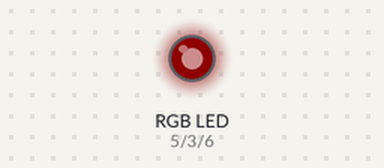
Simulated run of this sketch. Board: Arduino Uno, built with avr-gcc and run on an emulated ATmega328P. Parts: an RGB LED mixed from three pins (HIGH = lit). Dim RGB values are drawn brighter than linear.

Above: at 0.15 s.
At 4.35 s:
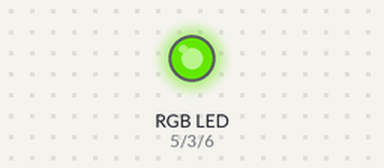
At 7.87 s:
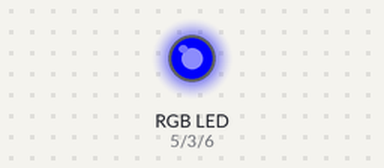
At 13.9 s:
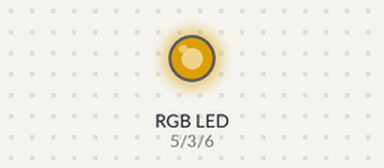
At 19.91 s:
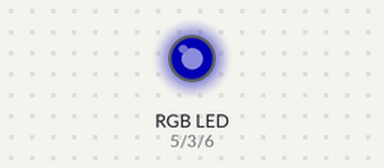
At 39.82 s:
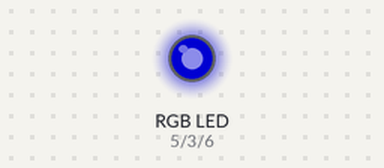
Timing chart, 0 to 40.0 s (numbered marks = the images above):
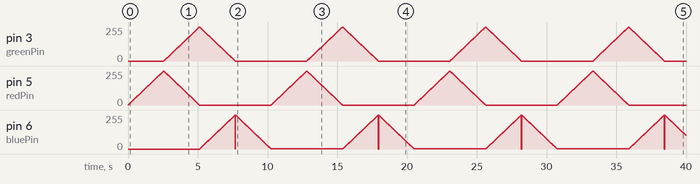

The sketch:

Code.ino
```cpp
int redPin = 5, greenPin = 3, bluePin = 6;

void setup() {
  pinMode(redPin, OUTPUT);
  pinMode(greenPin, OUTPUT);
  pinMode(bluePin, OUTPUT);
}

void loop() {
  int i;

  for (i = 0; i <= 255; i++) {
    analogWrite(redPin, i);
    delay(10);
  }

  for (i = 0; i <= 255; i++) {
    analogWrite(redPin, 255-i);
    analogWrite(greenPin, i);
    delay(10);
  }

  for (i = 0; i <= 255; i++) {
    analogWrite(greenPin, 255-i);
    analogWrite(bluePin, i);
    delay(10);
  }

  for (i; i > 0; i--) {
    analogWrite(bluePin, i);
    delay(10);
  }
}
```
